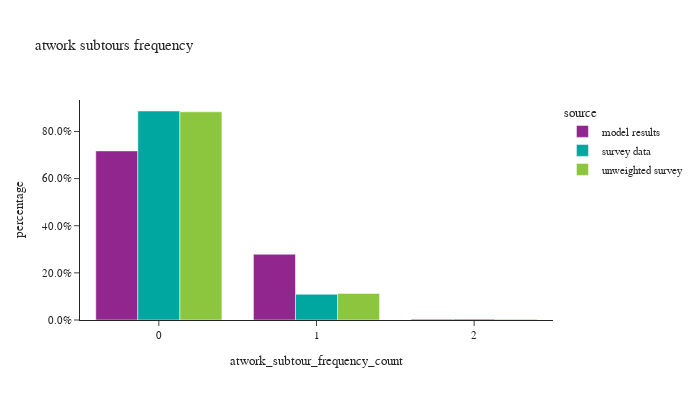

Notebook code for this chart:
### Code cell
df_plot = work_tour.groupby(['source','atwork_subtour_frequency_count'])['trip_weight_2017_2019'].sum().reset_index()
df_plot['percentage'] = df_plot.groupby(['source'], group_keys=False)['trip_weight_2017_2019']. \
    apply(lambda x: x / float(x.sum()))
fig1 = px.bar(df_plot, x='atwork_subtour_frequency_count', y="percentage", color="source", barmode="group",
              title="atwork subtours frequency")
fig1.for_each_annotation(lambda a: a.update(text = a.text.split("=")[-1]))
fig1.update_layout(height=400, width=700, font=dict(size=11), yaxis=dict(tickformat=".1%"))
fig1.show()

### Figure 1 — Plotly figure (JSON) as saved in the notebook; plotly's stock layout.template omitted (floating-point values rounded to 4 significant figures)
{"data": [{"alignmentgroup": "True", "hovertemplate": "source=model results<br>atwork_subtour_frequency_count=%{x}<br>percentage=%{y}<extra></extra>", "legendgroup": "model results", "marker": {"color": "#91268F", "pattern": {"shape": ""}}, "name": "model results", "offsetgroup": "model results", "orientation": "v", "showlegend": true, "textposition": "auto", "type": "bar", "x": [0, 1, 2], "xaxis": "x", "y": [0.7175, 0.2789, 0.00361], "yaxis": "y"}, {"alignmentgroup": "True", "hovertemplate": "source=survey data<br>atwork_subtour_frequency_count=%{x}<br>percentage=%{y}<extra></extra>", "legendgroup": "survey data", "marker": {"color": "#00A7A0", "pattern": {"shape": ""}}, "name": "survey data", "offsetgroup": "survey data", "orientation": "v", "showlegend": true, "textposition": "auto", "type": "bar", "x": [0, 1, 2], "xaxis": "x", "y": [0.8869, 0.1092, 0.003919], "yaxis": "y"}, {"alignmentgroup": "True", "hovertemplate": "source=unweighted survey<br>atwork_subtour_frequency_count=%{x}<br>percentage=%{y}<extra></extra>", "legendgroup": "unweighted survey", "marker": {"color": "#8CC63E", "pattern": {"shape": ""}}, "name": "unweighted survey", "offsetgroup": "unweighted survey", "orientation": "v", "showlegend": true, "textposition": "auto", "type": "bar", "x": [0, 1, 2], "xaxis": "x", "y": [0.8835, 0.1129, 0.003567], "yaxis": "y"}], "layout": {"barmode": "group", "font": {"size": 11}, "height": 400, "legend": {"title": {"text": "source"}, "tracegroupgap": 0}, "title": {"text": "atwork subtours frequency"}, "width": 700, "xaxis": {"anchor": "y", "domain": [0.0, 1.0], "title": {"text": "atwork_subtour_frequency_count"}}, "yaxis": {"anchor": "x", "domain": [0.0, 1.0], "tickformat": ".1%", "title": {"text": "percentage"}}}}
